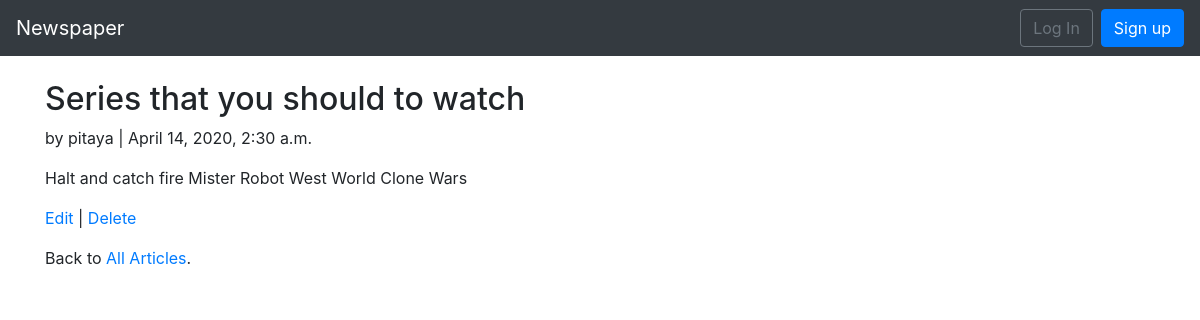
/articles/1/, run on the app's committed database.
### articles/models.py (models this page shows, shortened)
class Article(models.Model):
    title = models.CharField(max_length=255)
    body = models.TextField()
    date = models.DateTimeField(auto_now_add=True)
    author = models.ForeignKey(
        get_user_model(),
        on_delete=models.CASCADE,
    )

### users/models.py (models this page shows)
class CustomUser(AbstractUser):
    age = models.PositiveIntegerField(null = True, blank = True)

### articles/views.py (the view)
class ArticleDetailView(DetailView):
    model = Article
    template_name = 'article_detail.html'
    login_url = 'login'

### templates/article_detail.html
{% extends 'base.html' %}
{% block content %}
<div class="article-entry">
    <h2>{{ object.title }}</h2>
    <p>by {{ object.author }} | {{ object.date }}</p>
    <p>{{ object.body }}</p>
    </div>
<p><a href="{% url 'article_edit' article.pk %}">Edit</a> |
    <a href="{% url 'article_delete' article.pk %}">Delete</a></p>
<p>Back to <a href="{% url 'article_list' %}">All Articles</a>.</p>
{% endblock content %}

### data on the page
Article: title "Series that you should to watch", author "pitaya", date "April 14, 2020, 2:30 a.m.", body "Halt and catch fire Mister Robot West World Clone Wars"
